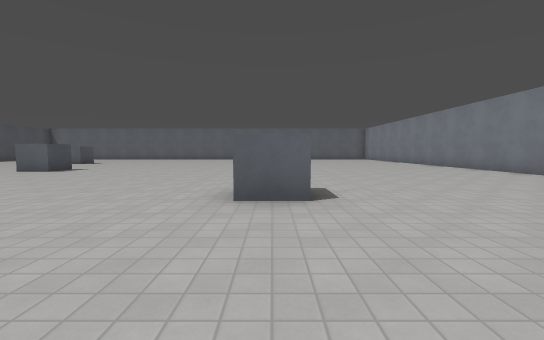
[1] (above)

21 first-person views from a walk through a 3-D level made in the Godot game engine. The camera is 1.3 m above the floor, tilts 4° down and sees 90° across. The floor is counted in squares, 2 m on a side. Each view is taken from the middle of a square. On the plan, view 1 faces up. The plan holds only what a view shows up to about 9 squares ahead; the rest is blank. Surface patterns are stand-ins for the level's own textures.

[2]
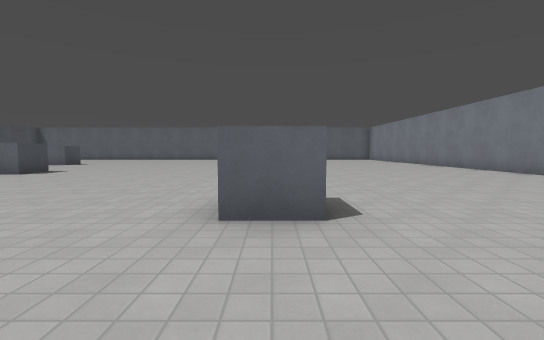

[3]
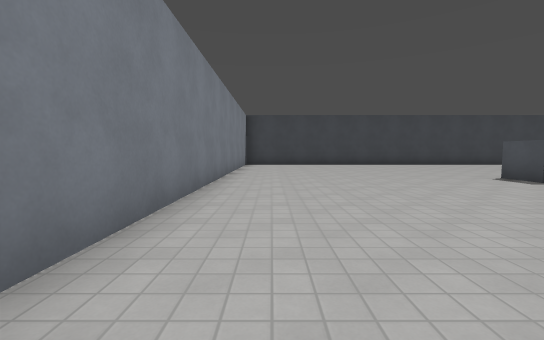

[4]
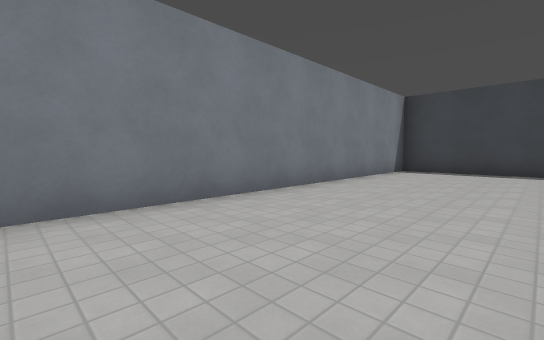

[5]
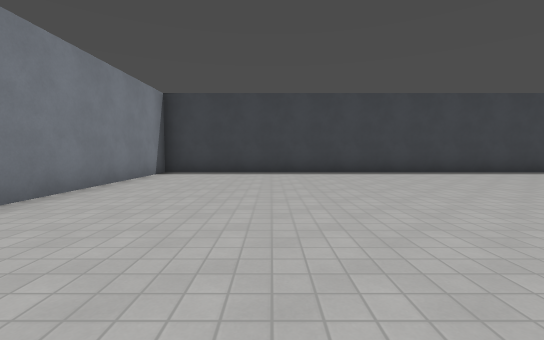

[6]
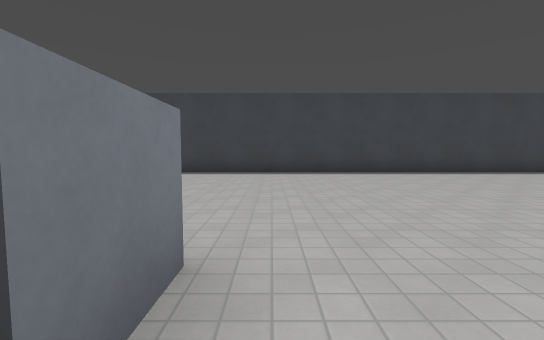

[7]
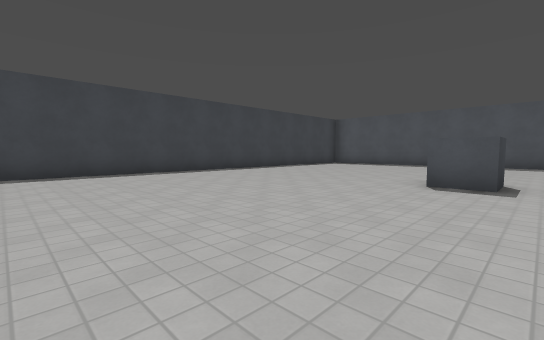

[8]
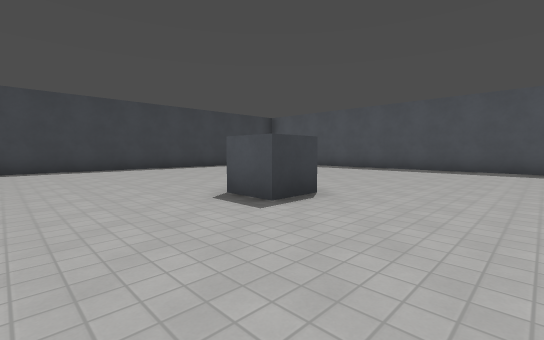

[9]
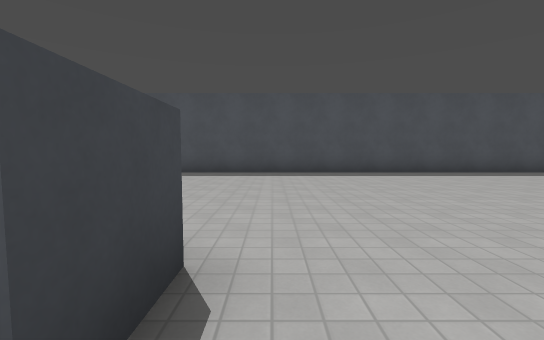

[10]
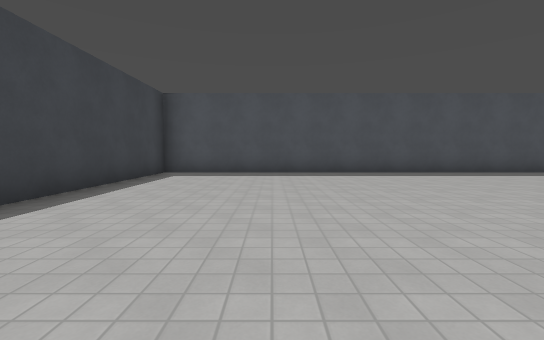

[11]
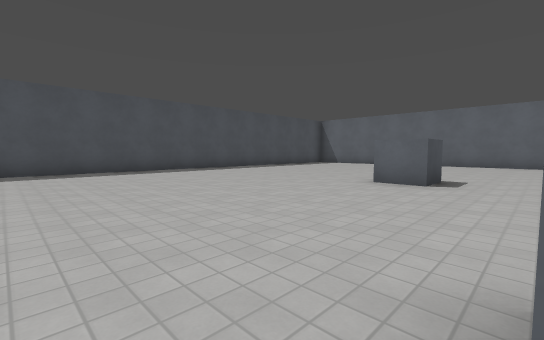

[12]
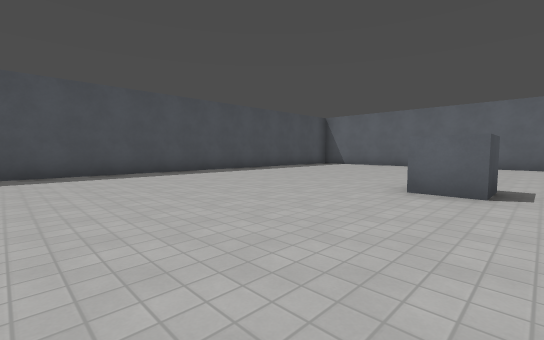

[13]
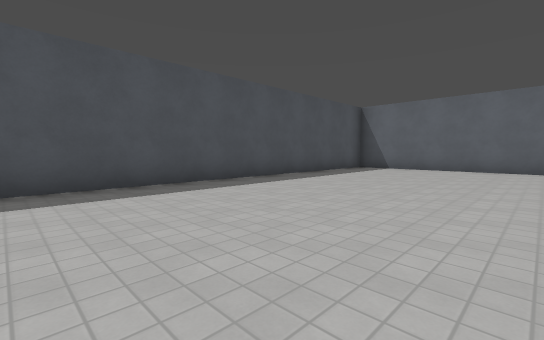

[14]
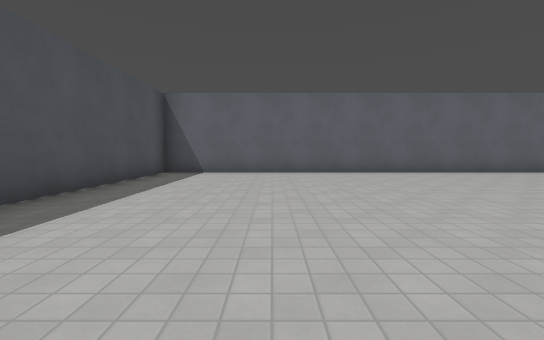

[15]
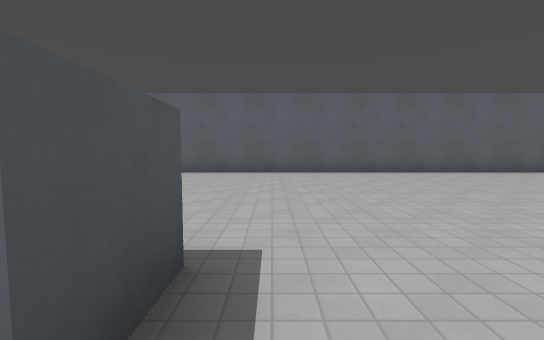

[16]
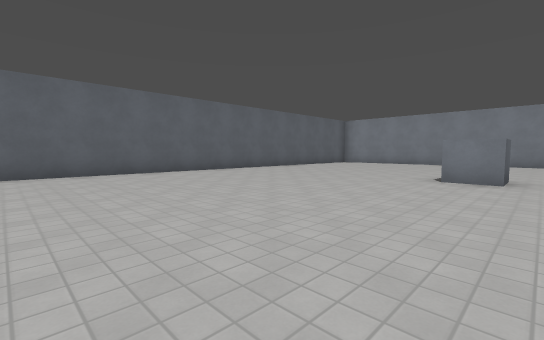

[17]
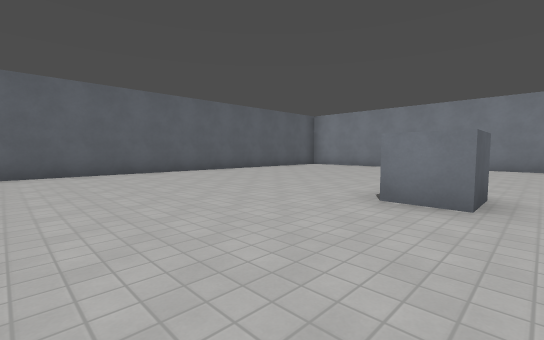

[18]
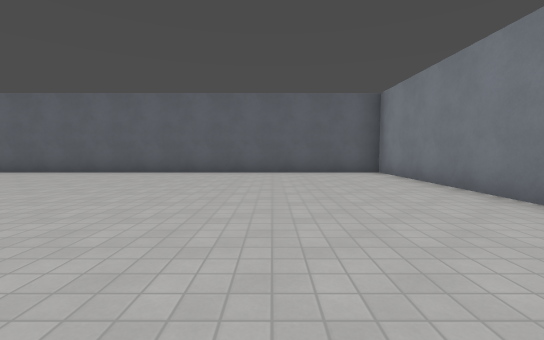

[19]
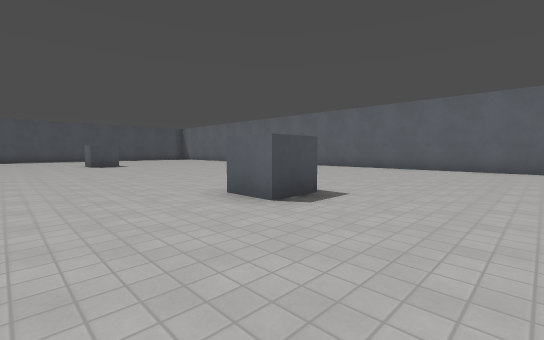

[20]
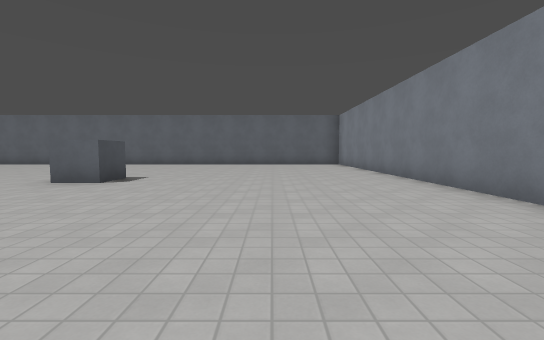

[21]
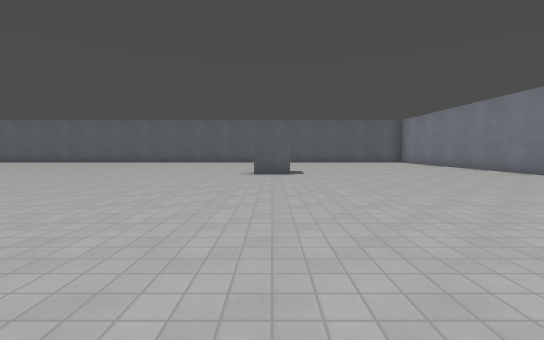

### Floor plan
Points are (right, up) in squares from view 1. A wall is a line through its corners. A room is listed if a view was taken in it or the views show most of it. See-through windows are left out.
Room 1 (views 1, 2, 3, 4, 5, 6, 7, 8, 9, 10, 11, 12, 13, 14, 15, 16, 17, 18, 19, 20, 21)
walls: (-7, 9.5) (-7, 8.5) (-8, 8.5); (0.5, 4.5) (0.5, 3.5) (-0.5, 3.5) (-0.5, 4.6); (-10.6, 4.5) (-9.5, 4.5) (-9.5, 3.5); (-9.5, 14.6) (-9.5, 13.5) (-10.5, 13.5); (0.5, 14.6) (0.5, 13.5) (-0.5, 13.5) (-0.5, 14.5); (-9.6, -3.2) (7.2, -3.2) (7.2, 21.2) (-17.2, 21.2) (-17.2, -3.2) (-12.1, -3.2)

Where each view was taken, in squares from view 1:
view 1: 0 up, 0 right, facing up
view 2: 1 up, 0 right, facing up
view 3: 10 up, 6 right, facing down
view 4: 6 up, 4 right, facing down-right
view 5: 5 up, 4 right, facing down
view 6: 5 up, 1 left, facing down
view 7: 5 up, 4 left, facing down-left
view 8: 7 up, 7 left, facing down-left
view 9: 5 up, 9 left, facing left
view 10: 0 up, 9 left, facing left
view 11: 8 up, 8 left, facing up-left
view 12: 9 up, 9 left, facing up-left
view 13: 11 up, 12 left, facing up-left
view 14: 13 up, 14 left, facing up
view 15: 13 up, 9 left, facing up
view 16: 13 up, 7 left, facing up-right
view 17: 13 up, 4 left, facing up-right
view 18: 13 up, 4 right, facing up
view 19: 11 up, 3 right, facing up-left
view 20: 8 up, 4 right, facing up
view 21: 6 up, 0 right, facing up
